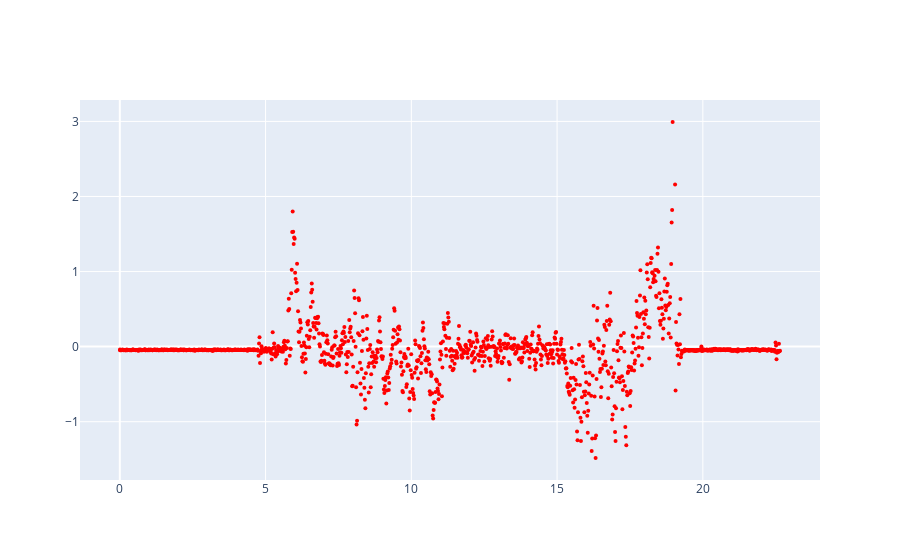

Notebook code for this chart:
### Markdown cell above
### Visualize the Data ###

### Code cell
# raw acceleration data in the z direction
fig = go.Figure()
fig.add_trace(go.Scatter(x=df['time'], y = df['az (m/s^2)'], mode='markers', showlegend=False, marker=dict(color='red', size=4)))
fig.show()

### Figure 1 — Plotly figure (JSON) as saved in the notebook; plotly's stock layout.template omitted (floating-point values rounded to 4 significant figures; data arrays with more than 128 entries replaced by an {"elided": "..."} marker saying what was removed)
{"data": [{"marker": {"color": "red", "size": 4}, "mode": "markers", "showlegend": false, "type": "scatter", "x": {"elided": "1351 float values"}, "y": {"elided": "1351 float values"}}], "layout": {"autosize": true, "xaxis": {"autorange": true, "range": [-1.3, 23.95], "type": "linear"}, "yaxis": {"autorange": true, "range": [-1.828, 3.336], "type": "linear"}}}
